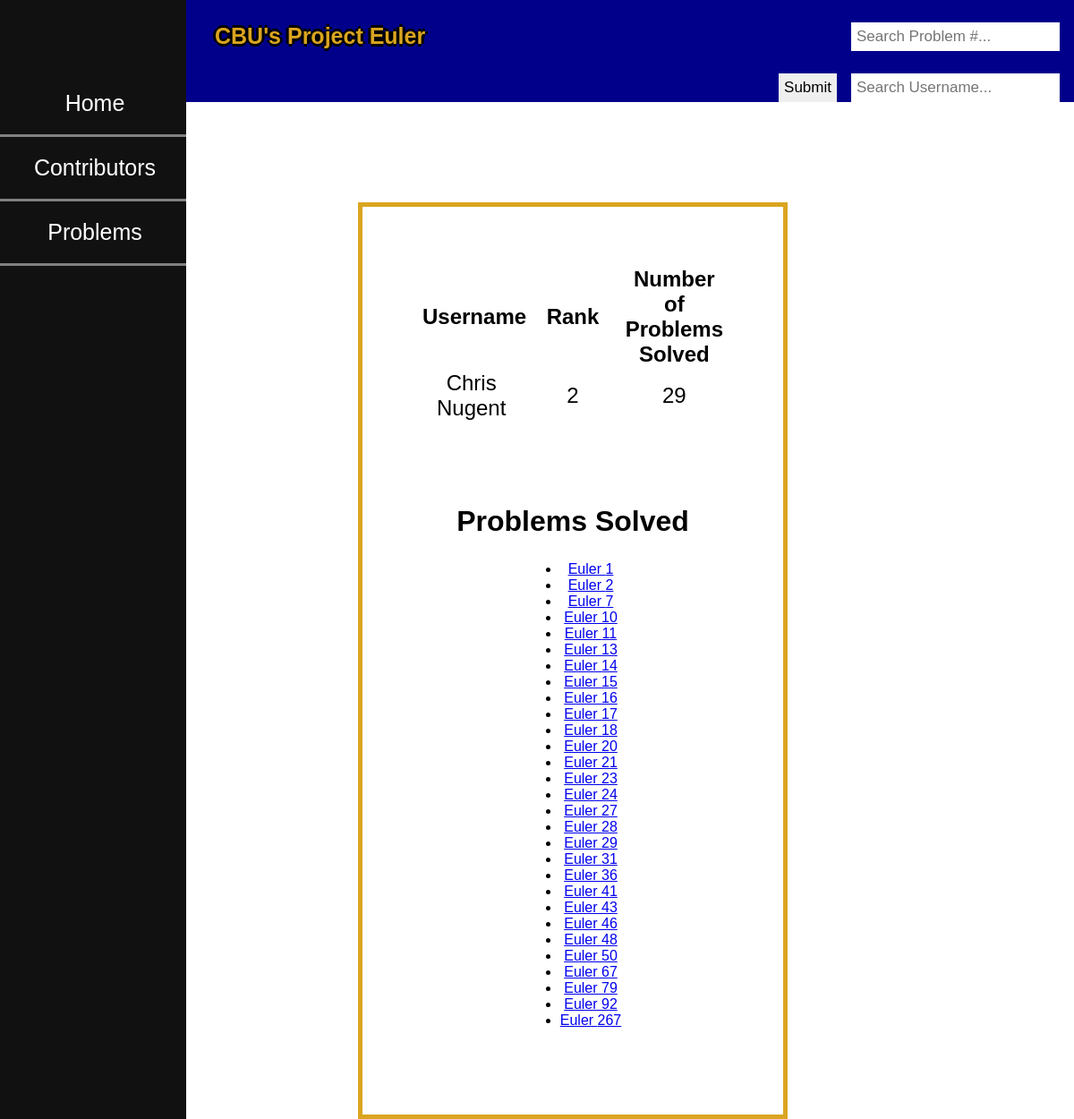
/search_username/Chris Nugent, run on the app's committed database.
### tables this page shows
CREATE TABLE Contributors (
  username text NOT NULL PRIMARY KEY ,
  rank integer NOT NULL ,
  number_solved integer NOT NULL
);

CREATE TABLE Solutions (
  id INTEGER PRIMARY KEY,
  problem_number INTEGER NOT NULL,
  username text NOT NULL,
  FOREIGN KEY (problem_number) REFERENCES Problems(problem_number),
  FOREIGN KEY (username) REFERENCES Contributors(username)
);

### CBU_ACM_Data_Site.py (the view)
@app.route('/search_username/<username>')
def search_username(username):
    database = get_database()
    cur = database.cursor()
    cur.execute('SELECT problem_number FROM Solutions WHERE username = ?', (username,))
    problems_solved = cur.fetchall()
    cur.execute('SELECT * FROM Contributors WHERE username = ?', (username,))
    return render_template('Search_User.html',
                           contributor=cur.fetchone(),
                           problems_solved=problems_solved)

### CBU_ACM_Data_Site.py (called while the page is built)
def connect_database():
    connection = sqlite3.connect(app.config['DATABASE'])
    connection.row_factory = sqlite3.Row
    return connection

def get_database():
    if not hasattr(g, 'sqlite_db'):
        g.sqlite_db = connect_database()
    return g.sqlite_db

### templates/Search_User.html (shortened to what this page needs)
<!DOCTYPE html>
<link rel="stylesheet" type="text/css" href="{{ url_for('static', filename='css/Data_Site_Style_Sheet.css') }}"/>
<div class="topnav" >
    <h1>CBU's Project Euler</h1>
    <form action="{{ url_for('main_page') }}" method="post">
        <input type="text" name="problem" placeholder="Search Problem #...">
        <input type="text" name="username" placeholder="Search Username...">
        <input type="submit" value="Submit">
    </form>
</div>
<div class="sidenav">
    <a class="active" href="{{ url_for('main_page') }}">Home</a>
    <a href="{{ url_for('contributors', order='rank') }}">Contributors</a>
    <a href="{{ url_for('problems', order='problem_number') }}">Problems</a>
</div>
<body>
    <div id="stats">
        <table>
            <tr>
                <th>Username</th>
                <th>Rank</th>
                <th>Number of Problems Solved</th>
            </tr>
            <tr>
                <td>{{ contributor[0] }}</td>
                <td>{{ contributor[1] }}</td>
                <td>{{ contributor[2] }}</td>
            </tr>
        </table>
        <h2>Problems Solved</h2>
        <ul>
            {% for problem in problems_solved %}
            <li><a
                    href="{{ url_for('search_problem', problem=problem[0]) }}">Euler {{ problem[0] }}
                </a>
            </li>
            {% endfor %}
        </ul>
    </div>
</body>

### static/css/Data_Site_Style_Sheet.css (style rules this page uses)
body { background-image: url("https://wallpapercave.com/wp/PO6cjaY.jpg"); font-family: Helvetica, serif; color: Black; height: 100%; margin: 0; text-align: center; width: 100%; }
.topnav { overflow: hidden; background-color: #00008B; z-index: 2; width: 100%; }
.topnav h1 { float: left; display: block; text-align: center; padding: 9px 15pc; text-decoration: none; font-size: 25px; }
.topnav input[type=text] { float: right; padding: 6px; border: none; margin-top: 25px; margin-right: 16px; font-size: 17px; }
.topnav input[type=submit] { float: right; padding: 6px; border: none; margin-top: 25px; margin-right: 16px; font-size: 17px; }
.sidenav { height: 100%; width: 13pc; position: fixed; z-index: 1; top: 0; left: 0; background-color: #111; overflow-x: hidden; padding-top: 81px; }
.sidenav a { padding: 20px 12px 20px 16px; border-bottom: 3px solid grey; text-align: center; text-decoration: none; font-size: 25px; color: white; display: block; background-color: #111; }
#stats { border: 5px solid #DAA520; background: white; height: 100%; margin-left: 25pc; margin-right: 20pc; margin-top: 7pc; padding-bottom: 6pc; }
h1 { font-size: 300%; color: #DAA520; text-shadow: -3px 0 black, 0 3px black, 3px 0 black, 0 -3px black; }
h2 { font-size: 200%; }
ul { display:table; margin:0 auto; }
table { table-layout: fixed; margin: auto; width: 100%; height: 40%; font-size: 150%; color: Black; padding: 4pc; }

### data on the page
Contributors: username "Chris Nugent", rank "2", number_solved "29"
Solutions: problem_number "1"
Solutions: problem_number "2"
Solutions: problem_number "7"
Solutions: problem_number "10"
Solutions: problem_number "11"
Solutions: problem_number "13"
Solutions: problem_number "14"
Solutions: problem_number "15"
Solutions: problem_number "16"
Solutions: problem_number "17"
Solutions: problem_number "18"
Solutions: problem_number "20"
Solutions: problem_number "21"
Solutions: problem_number "23"
Solutions: problem_number "24"
Solutions: problem_number "27"
Solutions: problem_number "28"
Solutions: problem_number "29"
Solutions: problem_number "31"
Solutions: problem_number "36"
Solutions: problem_number "41"
Solutions: problem_number "43"
Solutions: problem_number "46"
Solutions: problem_number "48"
Solutions: problem_number "50"
Solutions: problem_number "67"
Solutions: problem_number "79"
Solutions: problem_number "92"
Solutions: problem_number "267"
